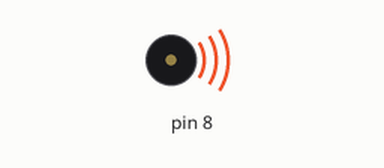
Recording of a sketch running on a simulated Arduino Uno, built with avr-gcc and run on an emulated ATmega328P. Parts: buzzer (waves = sounding). Random numbers use the default seed unless the sketch sets one.

Above: at 0.1 s.
At 0.9 s:
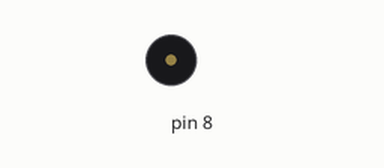
Timing chart, 0 to 2.4 s (numbered marks = the images above):
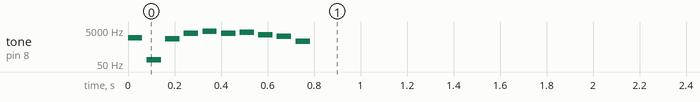

The sketch:

toneMelodyRandom.ino
```cpp
#include "pitches.h"


// notes in the melody:
int melody[] = {
  NOTE_G4, NOTE_DS5, NOTE_D5, NOTE_C5, NOTE_B4, NOTE_C5, NOTE_G4,
  NOTE_G4, NOTE_C5, NOTE_CS5, NOTE_C5, NOTE_AS4, NOTE_GS4, NOTE_G4, NOTE_GS4
};

// note durations: 4 = quarter note, 8 = eighth note, etc.:
int noteDurations[] = {
   4, 4/3, 4, 4/3, 4, 4, 4/3, 4, 4, 2, 4, 4, 2, 4, 4,
};

void setup() {
  playrandomsong();
}

void loop() {
}

void playsong() {
 for (int thisNote = 0; thisNote < sizeof(melody); thisNote++) {

    // to calculate the note duration, take one second
    // divided by the note type.
    //e.g. quarter note = 1000 / 4, eighth note = 1000/8, etc.
    int noteDuration = 1000 / noteDurations[thisNote];
    tone(8, melody[thisNote], noteDuration);

    // to distinguish the notes, set a minimum time between them.
    // the note's duration + 30% seems to work well:
    delay(noteDuration * 1.30);
    // stop the tone playing:
    noTone(8);
  }
}

void playrandomsong() {
  for(int i = 0; i < 10; i++){
    int noteDuration = 1000 / 16;
    tone(8, rand() % 5000, noteDuration);
    delay(noteDuration * 1.30);
  }
}
```
